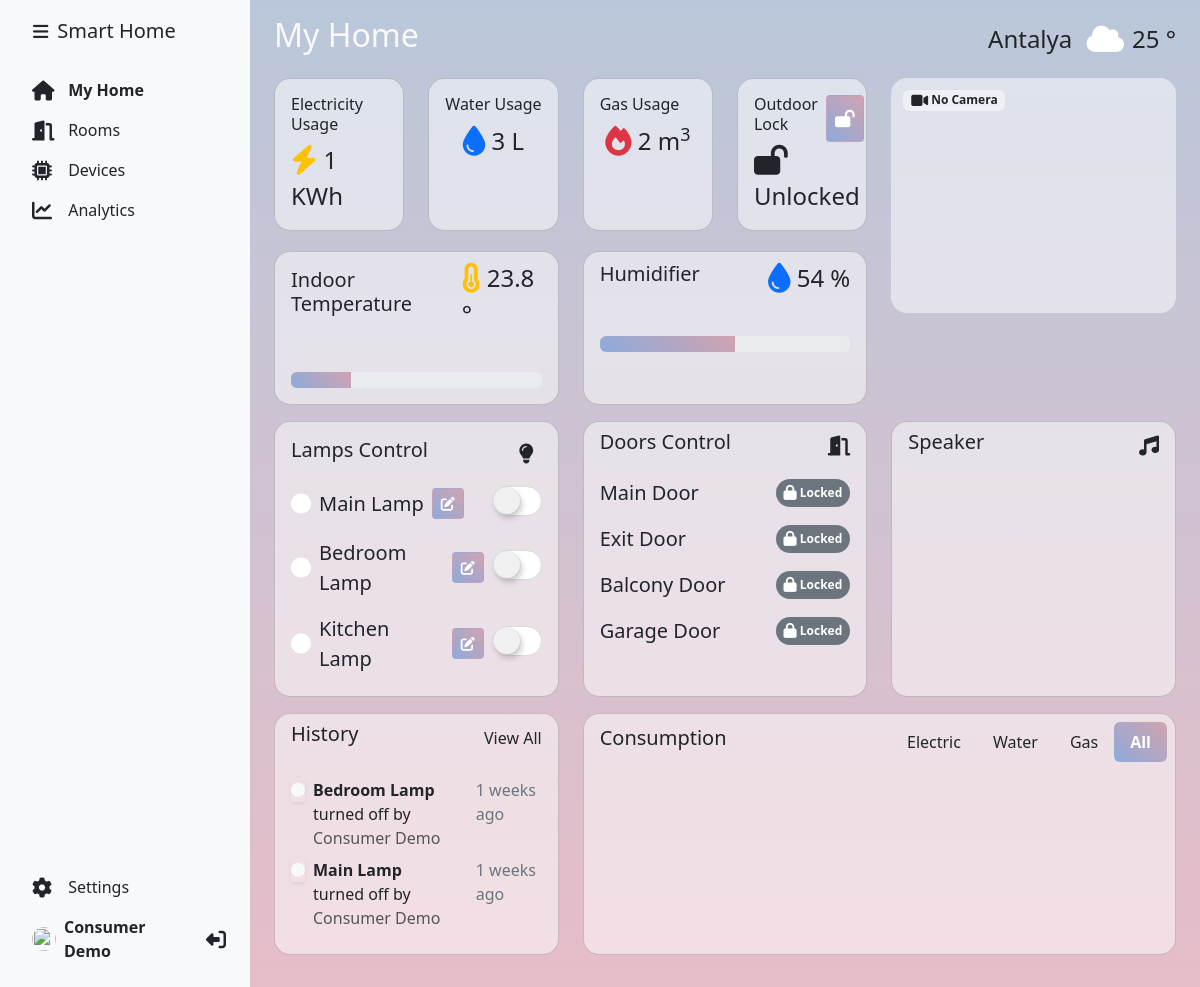
Page /myhome.php (signed in) on the committed database.
### tables this page shows
CREATE TABLE devices (
    id INT NOT NULL AUTO_INCREMENT,
    user_id INT NOT NULL,
    room_id INT NOT NULL,
    name VARCHAR(255) NOT NULL,
    type VARCHAR(255) NOT NULL DEFAULT 'sensor',
    status INT NOT NULL DEFAULT 0,
    electricity INT NOT NULL DEFAULT 0,
    water INT NOT NULL DEFAULT 0,
    gas INT NOT NULL DEFAULT 0,
    data text NOT NULL DEFAULT '{}',
    PRIMARY KEY (id)
);

CREATE TABLE home_configs (
    id INT NOT NULL AUTO_INCREMENT,
    user_id INT NOT NULL,
    type VARCHAR(255) NOT NULL,
    data text NOT NULL DEFAULT '',
    PRIMARY KEY (id)
);

CREATE TABLE logs (
    id INT NOT NULL AUTO_INCREMENT,
    user_id INT NOT NULL,
    user_type VARCHAR(255) NOT NULL DEFAULT 'consumers',
    device_id INT DEFAULT NULL,
    config_id INT DEFAULT NULL,
    action INT NOT NULL,
    created_at TIMESTAMP DEFAULT CURRENT_TIMESTAMP,
    PRIMARY KEY (id)
);

### myhome.php (the view, shortened to what the rows shown need)
<?php
require_once 'dbconfig.php';
$user_id = intval($_SESSION['user']);
?>
<!DOCTYPE html>
<html lang="en">
<head>
    <link href="https://cdn.jsdelivr.net/npm/bootstrap@5.3.0/dist/css/bootstrap.min.css" rel="stylesheet"
>
    <link rel="stylesheet" href="https://cdnjs.cloudflare.com/ajax/libs/font-awesome/6.4.0/css/all.min.css"
 />
    <link href="css/app.css" rel="stylesheet">
</head>
<body <?php if(isset($_COOKIE['sidebar-toggle']) && $_COOKIE['sidebar-toggle'] == '1') { echo ' class="sidebar-toggle"'; } ?>>
    <main class="d-flex flex-nowrap">
        <div class="d-flex flex-fill p-3 px-md-4 px-sm-2">
            <div class="dashboard w-100">
                <div class="row d-flex flex-wrap">
                    <div class="col-lg-8 rounded-4 position-relative mb-3">
                        <div class="row">
                            <div class="col-lg-3 col-sm-6 mb-3">
                                <div class="card bg-white-50 rounded-4 h-100">
                                    <div class="d-flex flex-column justify-content-center align-items-start p-3">
                                        <h2 class="h6 pb-0">Electricity Usage</h2>
                                    </div>
                                </div>
                            </div>
                            <div class="col-lg-3 col-sm-6 mb-3">
                                <div class="card bg-white-50 rounded-4 h-100">
                                    <div class="d-flex flex-column justify-content-center align-items-start p-3">
                                        <h2 class="h6 pb-0">Water Usage</h2>
                                    </div>
                                </div>
                            </div>
                            <div class="col-lg-3 col-sm-6 mb-3">
                                <div class="card bg-white-50 rounded-4 h-100">
                                    <div class="d-flex flex-column justify-content-center align-items-start p-3">
                                        <h2 class="h6 pb-0">Gas Usage</h2>
                                    </div>
                                </div>
                            </div>
                            <div class="col-lg-3 col-sm-6 mb-3">
                                <div class="card bg-white-50 rounded-4 h-100 outdoor-lock">
                                    <div class="d-flex flex-column justify-content-center align-items-start p-3">
                                        <div class="d-flex flex-row w-100">
                                            <h2 class="h6 pb-0 me-2">Outdoor Lock</h2>
                                        </div>
                                    </div>
                                </div>
                            </div>
                            <div class="col-lg-6 mt-1">
                                <div class="card bg-white-50 rounded-4 h-100 indoor-temperature">
                                    <div class="d-flex justify-content-between align-items-center p-2 px-3">
                                        <h2 class="h5 pb-0">Indoor Temperature</h2>
                                    </div>
                                </div>
                            </div>
                            <div class="col-lg-6 mt-1">
                                <div class="card bg-white-50 rounded-4 h-100 indoor-humidifier">
                                    <div class="d-flex justify-content-between align-items-center p-2 px-3">
                                        <h2 class="h5 pb-0">Humidifier</h2>
                                    </div>
                                </div>
                            </div>
                        </div>
                    </div>
                </div>
                <div class="row d-flex flex-wrap">
                    <div class="col-lg-4 mb-3">
                        <div class="card bg-white-50 rounded-4 h-100 p-3 pe-2 pb-0">
                            <div class="d-flex justify-content-between align-items-center px-3 ps-0">
                                <h2 class="h5">Lamps Control</h2>
                            </div>
                            <ul class="list-unstyled overflow-auto" style="max-height: 210px">
                                <?php
                                $stmt = $db->prepare("SELECT * FROM devices WHERE type = 'light' AND user_id = ?");
                                $stmt->execute([$user_id]);
                                $devices = $stmt->fetchAll(PDO::FETCH_ASSOC);
                                foreach ($devices as $device) {
                                    $deviceSettings = json_decode($device['data'], true);
                                    $device['color'] = isset($deviceSettings['color']) ? $deviceSettings['color'] : '#ffffff';
                                    ?>
                                <li class="d-flex align-items-center mt-3 pe-2">
                                    <i class="fas fa-circle fa-lg me-2" style="color: <?php echo $device['color']; ?>"></i>
                                    <span class="fs-5 me-2"><?php echo htmlspecialchars($device['name']); ?></span>
                                    <button class="btn btn-sm p-1 px-2 btn-sh me-2 edit-lamp-btn" type="button" data-id="<?php echo $device['id']; ?>">
                                        <i class="fas fa-edit"></i>
                                    </button>
                                    <label class="switch ms-auto">
                                        <input type="checkbox" class="apple-switch sh-switch" onchange="deviceStatus(<?php echo $device['id']; ?>, this.checked)" <?php if ($device['status'] == '1') { echo ' checked'; } ?>>
                                    </label>
                                </li>
                                <?php }?>
                            </ul>
                        </div>
                    </div>
                    <div class="col-lg-4 mb-3">
                        <div class="card bg-white-50 rounded-4 h-100 doors-control">
                            <div class="d-flex justify-content-between align-items-center p-2 px-3">
                                <h2 class="h5">Doors Control</h2>
                            </div>
                            <ul class="list-unstyled overflow-auto" style="max-height: 210px">
                                <?php
                                $stmt = $db->prepare("SELECT * FROM home_configs WHERE type = 'door' AND user_id = ?");
                                $stmt->execute([$user_id]);
                                $devices = $stmt->fetchAll(PDO::FETCH_ASSOC);
                                foreach ($devices as $device) {
                                    $device_id = $device['id'];
                                    $device = @json_decode($device['data'], true);
                                    $device_name = $device['name'];
                                    $device_status = $device['status'];
                                    ?>
                                <li class="d-flex justify-content-between align-items-center p-2 px-3">
                                    <span class="fs-5"><?php echo $device_name; ?></span>
                                    <span class="badge rounded-pill p-2 <?php echo ($device_status == 1) ? "bg-secondary" : "btn-sh"; ?>" data-device="<?php echo $device_id; ?>">
                                        <span><?php echo ($device_status == 0) ? "Unlocked" : "Locked"; ?></span>
                                    </span>
                                </li>
                                <?php } ?>
                            </ul>
                        </div>
                    </div>
                    <div class="col-lg-4 mb-3">
                        <div class="card bg-white-50 rounded-4 h-100 speaker position-relative">
                            <div class="d-flex justify-content-between align-items-center p-2 px-3">
                                <h2 class="h5">Speaker</h2>
                            </div>
                        </div>
                    </div>
                </div>
                <div class="row d-flex flex-wrap">
                    <div class="col-lg-4 mb-3">
                        <div class="card bg-white-50 rounded-4 h-100">
                            <div class="d-flex justify-content-between align-items-center p-2 px-3">
                                <h2 class="h5 pb-0">History</h2>
                            </div>
                            <div class="card-body">
                                <ul class="list-unstyled mb-0">
                                    <?php
                                    $stmt = $db->prepare("SELECT
                                    logs.id,
                                    logs.user_id,
                                    logs.user_type,
                                    logs.device_id,
                                    logs.config_id,
                                    logs.action,
                                    logs.created_at,
                                    devices.name AS device_name,
                                    home_configs.type AS config_name,
                                    home_configs.data AS config_data
                                    FROM logs
                                    LEFT JOIN devices ON logs.device_id = devices.id
                                    LEFT JOIN home_configs ON logs.config_id = home_configs.id
                                    WHERE logs.user_id = ? ORDER BY logs.id DESC LIMIT 5");
                                    $stmt->execute([$user_id]);
                                    $logs = $stmt->fetchAll(PDO::FETCH_ASSOC);
                                    $logs_user = [
                                        'producers' => [],
                                        'consumers' => [],
                                    ];
                                    foreach ($logs as $log) {
                                        $log_action = $log['action'];
                                        if ($log['device_name'] == null) {
                                            $device_name = $log['config_name'];
                                            if ($device_name == 'outdoor_lock') {
                                                $device_name = 'Outdoor Lock';
                                            } elseif ($device_name == 'door') {
                                                $device_data = @json_decode($log['config_data'], true);
                                                $device_name = $device_data['name'];
                                            }
                                            if ($log_action == 1) {
                                                $log_action_text = "locked";
                                            } else {
                                                $log_action_text = "unlocked";
                                            }
                                        } else {
                                            $device_name = $log['device_name'];
                                            if ($log_action == 1) {
                                                $log_action_text = "turned on";
                                            } else {
                                                $log_action_text = "turned off";
                                            }
                                        }
                                        $log_user_id = $log['user_id'];
                                        if(!isset($logs_user[$log_user_id])) {
                                            $stmt = $db->prepare("SELECT * FROM `consumers` WHERE id = ?");
                                            $stmt->execute([$log_user_id]);
                                            $user = $stmt->fetch(PDO::FETCH_ASSOC);
                                            $logs_user[$log_user_id] = $user['name'];
                                        }
                                        ?>
                                    <li class="d-flex mb-2 align-items-start">
                                        <span class="me-2 text-<?php echo ($log_action == 1) ? "sh" : "light"; ?> shadow-sm"><i class="fas fa-circle fa-sm"></i></span>
                                        <div class="d-flex flex-column justify-content-center">
                                            <strong><?php echo $device_name; ?></strong>
                                            <div><?php echo $log_action_text; ?> by <span class="text-muted"><?php echo $logs_user[$log_user_id]; ?></span></div>
                                        </div>
                                        <date class="ms-auto text-secondary"><?php echo diffForHumans($log['created_at']); ?></date>
                                    </li>
                                    <?php } ?>
                                </ul>
                            </div>
                        </div>
                    </div>
                    <div class="col-lg-8 mb-3">
                        <div class="card bg-white-50 rounded-4 h-100 consumption">
                            <div class="d-flex justify-content-between align-items-center  p-2 px-3">
                                <h2 class="h5">Consumption</h2>
                            </div>
                        </div>
                    </div>
                </div>
            </div>
        </div>
    </main>
</body>
</html>

### rows in the picture
devices: name "Main Lamp"
devices: name "Bedroom Lamp"
devices: name "Kitchen Lamp"
home_configs: data "Main Door", shows "Locked"
home_configs: data "Exit Door", shows "Locked"
home_configs: data "Balcony Door", shows "Locked"
home_configs: data "Garage Door", shows "Locked"
logs: device.name "Bedroom Lamp", action "turned off", user "Consumer Demo", created_at "1 weeks ago"
logs: device.name "Main Lamp", action "turned off", user "Consumer Demo", created_at "1 weeks ago"

### other values in the picture
$name "Smart Home"
$_SESSION['name'] "Consumer Demo"
$stmt->fetchColumn() "1"
$temperature "23.8"
$humidity "54"
